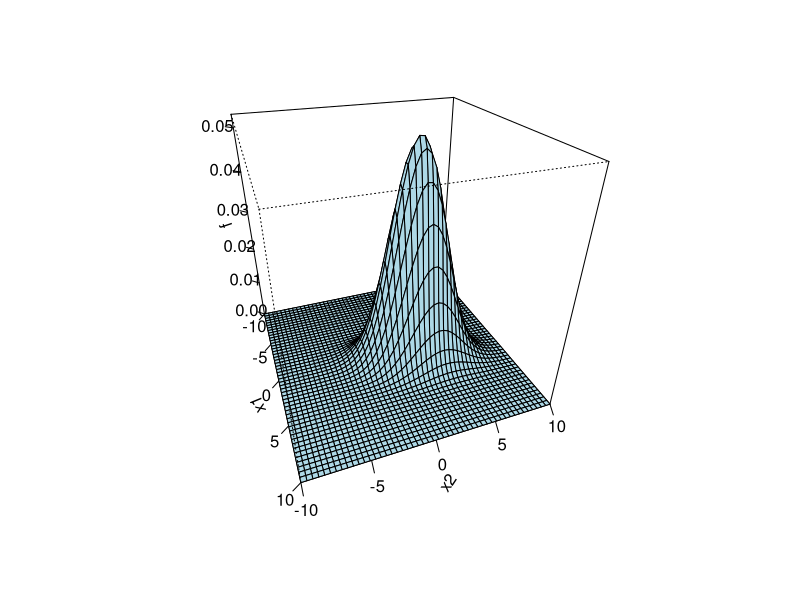
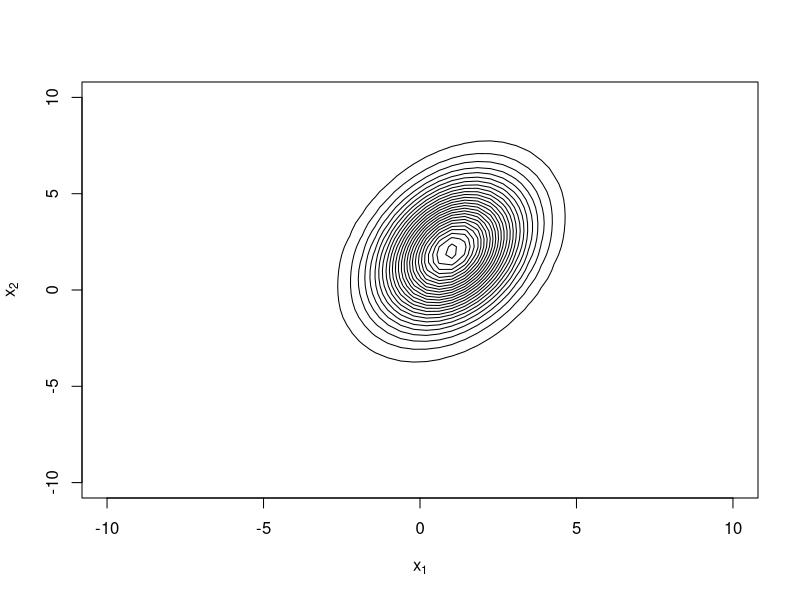

These figures' R source, in order:
#QUESTÃO 1

#X~N_3(mu,sigma), sendo
mu=c(10,0,1)
mu
sigma=matrix(c(5,5,5,5,15,10,5,10,10),3,3,byrow=T)
sigma
# a) Determine a distribuição de X_1+2X_2-3X_3

A = matrix(c(1,2,-3), ncol = 3)
mu_a = A %*% mu; mu_a
sigma_a = A %*% sigma %*% t(A); sigma_a


# b) Determine a distribuição condicional de X_1|(X_2,X_3)=(-1,3)

## X1
A = matrix(c(1,0,0), nrow = 1) ; A
mu1_b = A %*% mu ; mu1_b
sigma1_b = A %*% sigma %*% t(A); sigma1_b

## [X_2,X_3]
A = matrix(c(0,1,0,0,0,1),nrow = 2,byrow = T); A
mu2_b = A %*% mu; mu2_b
sigma2_b = A %*% sigma %*% t(A); sigma2_b

## X1/[X2,X3] = (-1,3)
mu_cond = mu1_b + t(matrix(c(5,5))) %*% solve(sigma2_b) %*% (matrix(c(-1,3)) - mu2_b); mu_cond
sigma_cond = sigma1_b - t(matrix(c(5,5))) %*% solve(sigma2_b) %*% matrix(c(5,5)); sigma_cond

#QUESTÃO 2

#X~N_3(mu,sigma), sendo
mu=c(0,0,0)
mu
sigma=matrix(c(5,0,0,0,7,-1,0,-1,2),3,3,byrow=T)
sigma
# a) Determine a distribuição condicional de X_1|(X_2,X_3)=(4,4)

##X1
A = matrix(c(1,0,0),ncol = 3); A
mu1_a = A %*% mu; mu1_a
sigma1_a = A %*% sigma %*% t(A); sigma1_a
##[X2,X3]
A = matrix(c(0,1,0,0,0,1),byrow = T, ncol = 3); A
mu2_a = A %*% mu ; mu2_a 
sigma2_a = A %*% sigma %*% t(A); sigma2_a

##X1/[X2,X3]=(4,4) ~ N(0,5)
mu_cond = 0 + c(0,0) %*% solve(sigma2_b) %*% (c(4,4) - mu2_a); mu_cond
sigma_cond = sigma1_a -  c(0,0) %*% solve(sigma2_b) %*% c(0,0); sigma_cond



# b) Determine a distribuição condicional de X_2|(X_1,X_3)=(2,3)

##X_2
A = matrix(c(0,1,0),ncol = 3); A
mu1_b = A %*% mu; mu1_b
sigma1_b = A %*% sigma %*% t(A); sigma1_b

##[X1,X3] 
A = matrix(c(1,0,0,0,0,1),byrow = T, ncol = 3); A
mu2_b = A %*% mu; mu2_b
sigma2_b = A %*% sigma %*% t(A); sigma2_b

##X_2/[X1,X3] = (2,3) ~ N(-3/2, 7.5)

mu_cond = mu1_b + c(0,-1) %*% solve(sigma2_b) %*% (c(2,3) - mu2_b); mu_cond
sigma_cond =  sigma1_b - c(0,-1) %*% solve(sigma2_b) %*% c(0,-1); sigma_cond 

#QUESTÃO 3

#X~N_4(mu,sigma), sendo
mu=c(1,-1,2,0)
mu
sigma=matrix(c(2,0,1,0,0,3,0,2,1,0,5,0,0,2,0,3),4,4,byrow=T)
sigma

#RESPONDA:

# a) X_1 e X_2 são independentes?

##)Sim, pois temos que sigma1,2 = simga2,1 = 0 e possuem distribuição normal.

# b) Qual a distribuição de [X_1,X_2]?

A = matrix(c(1,0,0,1,0,0,0,0), nrow = 2 ,byrow =F)
mu_b = A %*% mu
sigma_b = A %*% sigma %*% t(A)
## [X_1,X_2] ~ N_2 (mu_b, sigma_b)


# c) Plote o gráfico da função de distibuição de [X_1,X_3] e seus contornos.

A = matrix(c(1,0,0,0,0,0,1,0), byrow = T, ncol = 4)
mu_c = A %*% mu
sigma_c = A %*% sigma %*% t(A) 
library(mvtnorm)
x1 = seq(-10, 10, length= 50)
x2 = x1
f <- matrix(0, nrow=length(x1), ncol=length(x2))

for (i in 1:length(x1))
  for(j in 1: length(x2))
    f[i,j] <- dmvnorm(c(x1[i],x2[j]), mean=mu_c, sigma=sigma_c)
persp(x1, x2, f, theta = 70, phi = 30, col = "lightblue", ticktype = "detailed")
contour(x1, x2, f, draw=T, nlevels=20, labcex=0.8, xlab=expression(x[1]),ylab=expression(x[2]), drawlabels=FALSE)


# d) Qual a distribuição condicional de (X_1,X_2)|(X_3,X_4)=(2,3)? 

##[X1,X2]
A = matrix(c(1,0,0,0,0,1,0,0),ncol = 4,byrow = T); A
mu1_d = A %*% mu; mu1_d 
sigma1_d = A %*% sigma %*% t(A); sigma1_d

##[X3,X4]

A = matrix(c(0,0,1,0,0,0,0,1),ncol = 4, byrow = T); A
mu2_d = A %*% mu; mu2_d
sigma2_d = A %*% sigma %*% t(A); sigma2_d

##[X1,X2]/[X3,X4] = (2,3) ~ N_2( mu_cond, sigma_cond )

mu_cond = mu1_d + matrix(c(1,0,0,2), ncol=2,byrow = T) %*% solve(sigma2_d) %*% (c(2,3) - mu2_d); mu_cond 
sigma_cond = sigma1_d +matrix(c(1,0,0,2), ncol=2,byrow = T) %*% solve(sigma2_d) %*% matrix(c(1,0,0,2), ncol=2,byrow = T); sigma_cond


